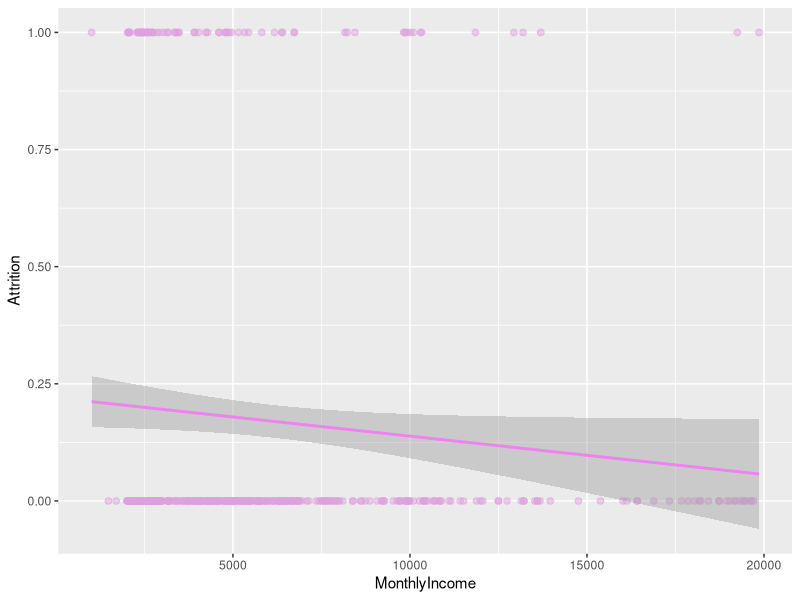
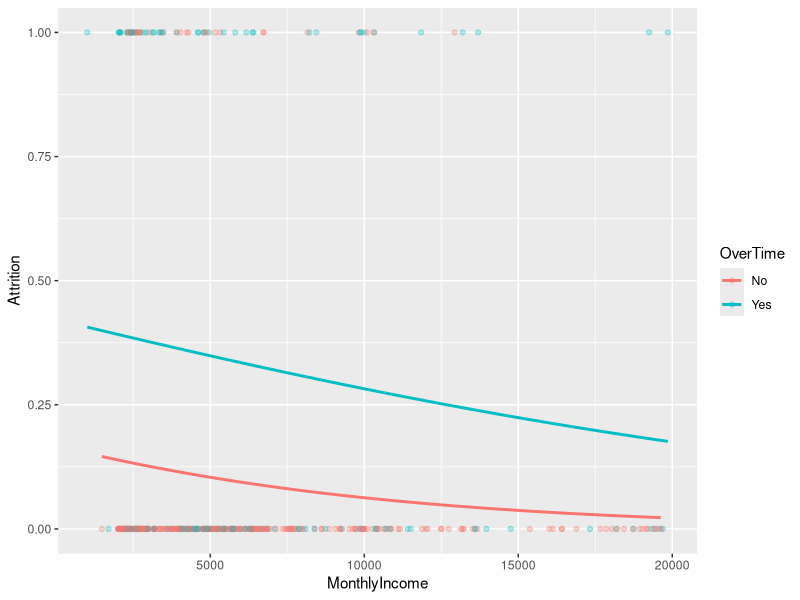

Reproduce these figures in R, in order.
## ---- chunk 1
knitr::opts_chunk$set(echo = TRUE)
library(tidyverse)
library(dplyr)     # for data wrangling
library(ggplot2)   # for awesome plotting
library(rsample)   # for data splitting
library(recipes)   # data preprocessing
library(caret)     # for logistic regression modeling
## ---- chunk 2
# load attrition df from the modeldata package
data("attrition", package = "modeldata")

df <- attrition %>% mutate_if(is.ordered, factor, ordered = FALSE)

# Create training (70%) and test (30%) sets for the 
# rsample::attrition data.
set.seed(123)  # for reproducibility 
churn_split <- initial_split(df, prop = .7)
churn_train <- training(churn_split)
churn_test  <- testing(churn_split)
## ---- chunk 3
#specify and prep recipe
churn_rec <- recipe(Attrition~., data = churn_train) %>% 
  step_integer(Attrition, zero_based = T) %>%              # turn attrition to a binary variable using 0 or 1.
  prep(churn_train) 

# to view the training status of this object, call it in the console. the binary variable will be converted when we bake our recipe

#bake recipe with training data
churn_baked_train <- bake(churn_rec, new_data =  churn_train)
## ---- chunk 4
#MonthlyIncome
model_inc <- glm(data = churn_baked_train,
                 Attrition ~ MonthlyIncome,
                 family = "binomial")
  
#OverTime
model_time <- glm(data = churn_baked_train,
                  Attrition ~ OverTime,
                  family = 'binomial')
## ---- chunk 5
# clean up model outputs and supply standard stats
broom::tidy(model_inc)

broom::tidy(model_time)
## ---- chunk 6
#exponentiate the coefficients from model objects for interpretation. Gives us changes in odds of attrition

exp(coef(model_inc))  # the odds of them leaving decreases by a multiplicative 0.1

exp(coef(model_time)) # the odds of leaving increase by a multiple of 3.5 for a unit change in overtime status.
## ---- chunk 7
# use the preped data in this new baking session using the testing data
churn_baked_test <- bake(churn_rec, new_data = churn_test)
  
## ---- chunk 8
ggplot(churn_baked_test,
       aes(x = MonthlyIncome,
           y = Attrition, 
           )
       ) +
geom_point(alpha = 0.5,
           col = 'plum',
           size = 2) +
  stat_smooth(method = 'glm', 
              se = TRUE,
              method_args = list(family = 'binomial'),
              col = 'violet')
## ---- chunk 9
# build a model with more predictors
model_both <- glm(Attrition ~ MonthlyIncome + OverTime,
                  family = 'binomial',
                  data = churn_train)

# now clean our model and give me the stats
tidy(model_both)
## ---- chunk 10
# We can visualize model_both using the churn_baked_test data and assessing Attrition against monthlyincome and overtime

ggplot(churn_baked_test, 
       aes(x = MonthlyIncome,
           y = Attrition,
           color = OverTime)) +
  geom_point(alpha = 0.3) +
  stat_smooth(method = 'glm',
              se = FALSE,
              method.args = list(family = 'binomial'))
